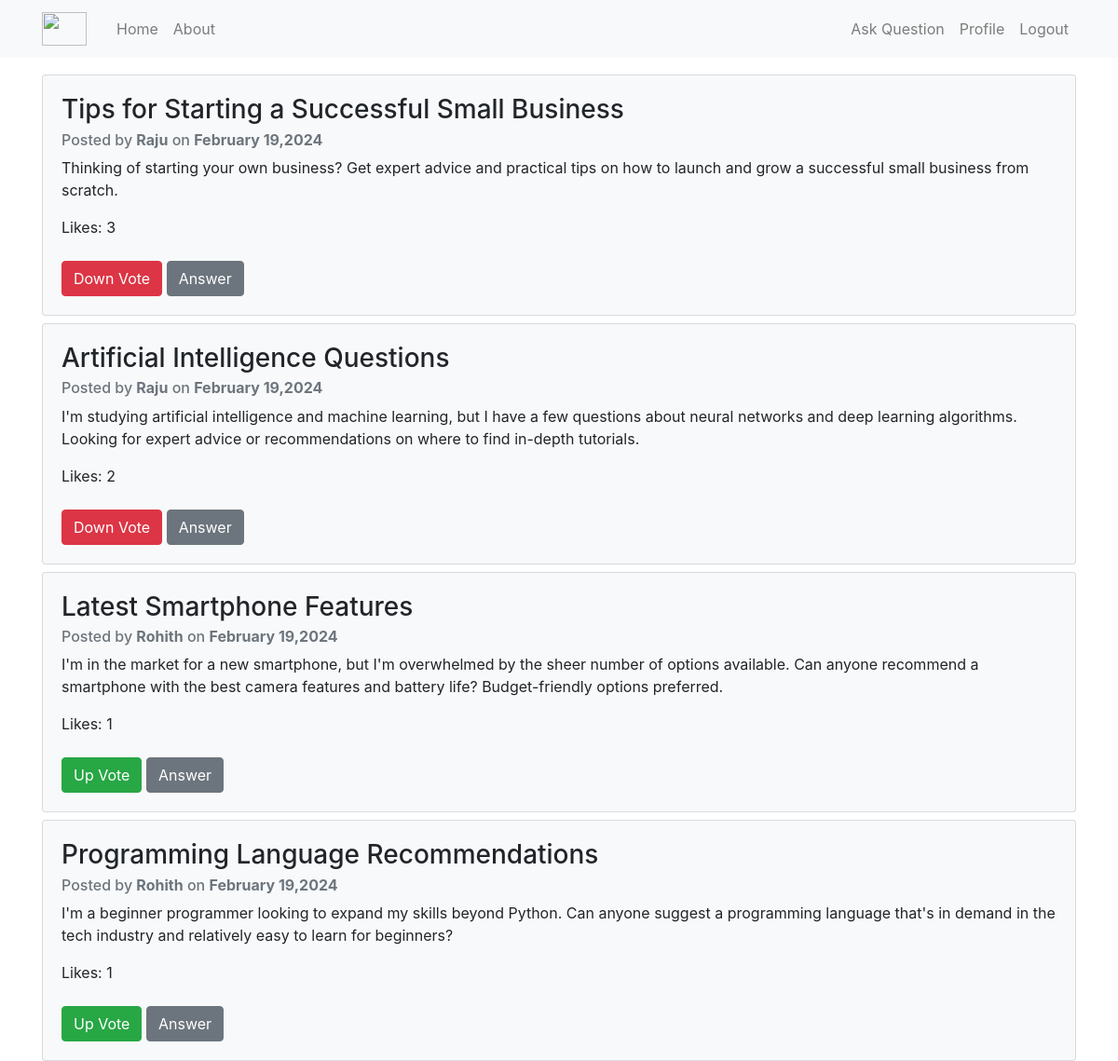
The page / (signed in) on the database its author committed.
### main/models.py (models this page shows, shortened)
class Question(models.Model):
    title = models.CharField(max_length=100)
    description = models.TextField()
    author = models.ForeignKey(User, related_name='questions', on_delete=models.CASCADE)
    asked_on = models.DateTimeField(auto_now_add=True)
    votes = models.ManyToManyField(User, related_name='questions_liked', blank=True)

### main/views.py (the view)
# urls.py: path('', home, name="home"),
def home(request):
    questions = Question.objects.prefetch_related('votes').all()
    for question in questions:
        question.user_liked = question.votes.filter(id=request.user.id).exists()
    return render(request, "main/home.html", {"questions": questions})

### main/templates/main/home.html
{%extends "main/base.html"%}
{% block content%}
{% for ques in questions %}
<div class="card bg-light mt-2">
    <div class="card-body">
        <h3 class="card-title"> <a href="{%url 'question' ques.id%}">{{ques.title}}</a></h3>
        <h6 class="card-subtitle mb-2 text-muted">Posted by
            <strong>{{ ques.author.username|capfirst }}</strong> on
            <strong> {{ ques.asked_on|date:"F d,Y" }} </strong>
        </h6>
        <p class="card-text">{{ ques.description }}</p>
        <div>
            <p class="card-text">Likes: {{ ques.votes.count }}</p>
            {% if ques.user_liked%}
            <a href="{%url 'upvote-question' ques.id%}" class="btn btn-danger mt-2">Down Vote</a>
            {%else%}
            <a href="{%url 'upvote-question' ques.id%}" class="btn btn-success mt-2">Up Vote</a>
            {%endif%}
            <a href="{%url 'answer' ques.id%}" class="btn btn-secondary mt-2">Answer</a>
        </div>
    </div>
</div>
{% endfor %}
{%endblock content%}`

### main/static/main/base.css (style rules this page uses)
a { text-decoration: none; color: inherit; }

### rows shown on the page
Question: title "Tips for Starting a Successful Small Business", author.username "Raju", asked_on "February 19,2024", description "Thinking of starting your own business? Get expert advice and practical tips on how to launch and grow a successful small business from scratch.", votes.count "3", shows "Down Vote"
Question: title "Artificial Intelligence Questions", author.username "Raju", asked_on "February 19,2024", description "I'm studying artificial intelligence and machine learning, but I have a few questions about neural networks and deep learning algorithms. Looking for expert advice or recommendations on where to find in-depth tutorials.", votes.count "2", shows "Down Vote"
Question: title "Latest Smartphone Features", author.username "Rohith", asked_on "February 19,2024", description "I'm in the market for a new smartphone, but I'm overwhelmed by the sheer number of options available. Can anyone recommend a smartphone with the best camera features and battery life? Budget-friendly options preferred.", votes.count "1", shows "Up Vote"
Question: title "Programming Language Recommendations", author.username "Rohith", asked_on "February 19,2024", description "I'm a beginner programmer looking to expand my skills beyond Python. Can anyone suggest a programming language that's in demand in the tech industry and relatively easy to learn for beginners?", votes.count "1", shows "Up Vote"
